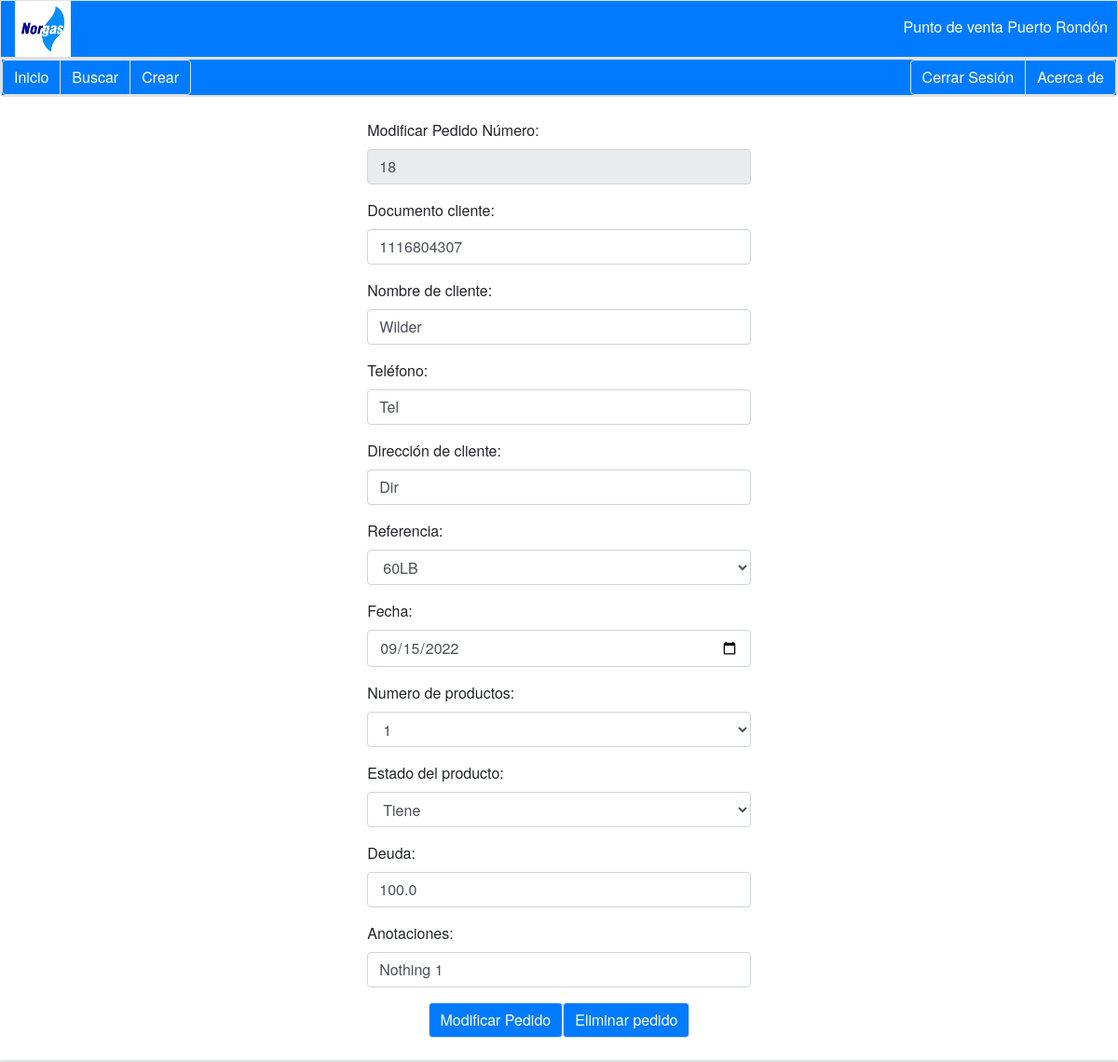
Page /modify/18 (signed in) on the earlier database version.
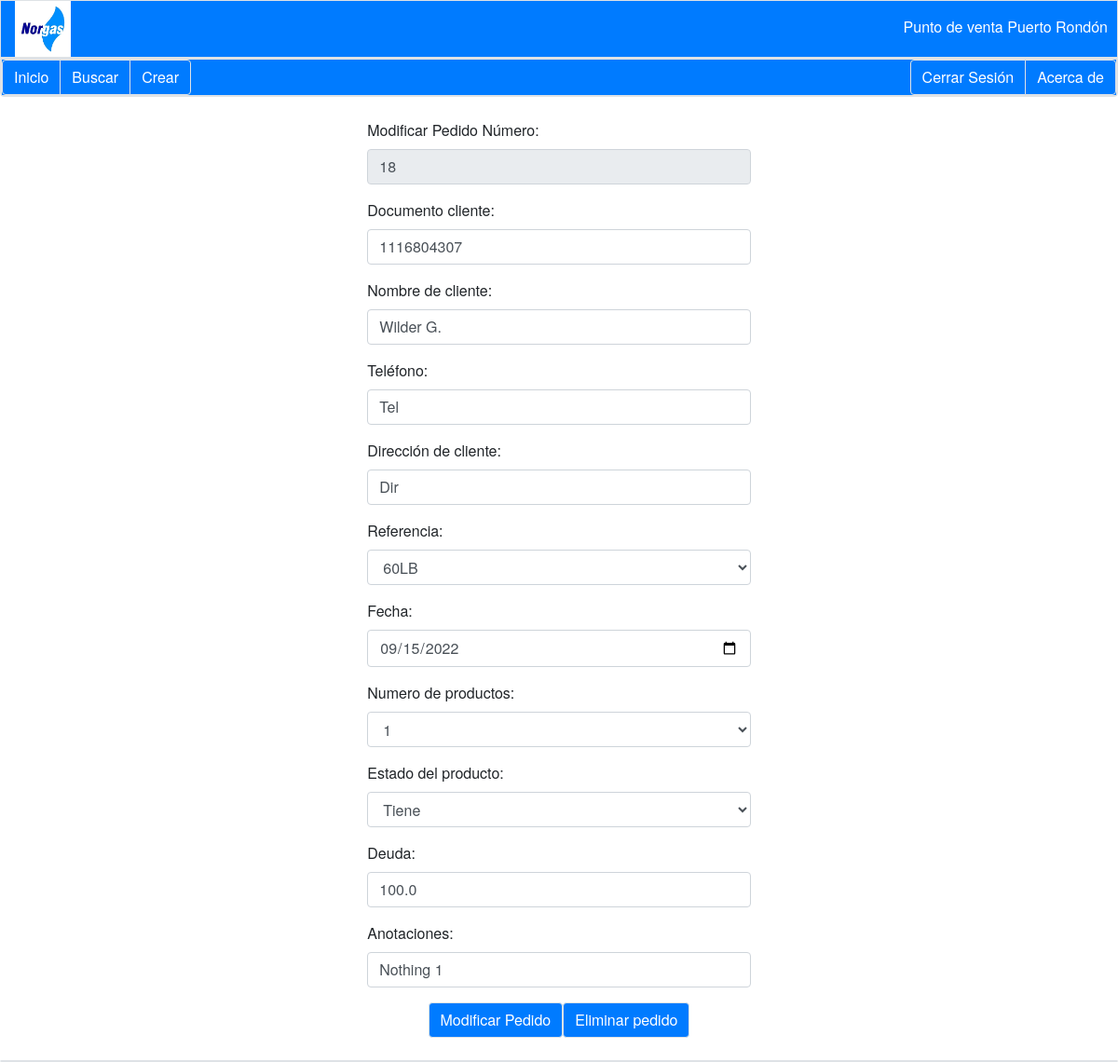
Same page on the later database version.
### tables this page shows
CREATE TABLE BaseDeDatos (
    ID INTEGER PRIMARY KEY AUTOINCREMENT,
    id_cliente            VARCHAR (20)  NOT NULL,
    nombre_completo       VARCHAR (100) NOT NULL,
    telefono              VARCHAR (100) NOT NULL,
    direccion             VARCHAR (100) NOT NULL,
    referencia_producto   VARCHAR (100) NOT NULL,
    num_producto          INT           NOT NULL,
    estado_producto       VARCHAR(30)       NOT NULL,
    deuda                 FLOAT         NOT NULL,
    anotaciones           VARCHAR (200),
    nombre_vendedor       VARCHAR(50)   NOT NULL,
    id_departamento INT NOT NULL,
    id_pedido             INTEGER       NOT NULL,
    fecha_pedido          DATE          NOT NULL,
    
    FOREIGN KEY (id_cliente) REFERENCES Cliente (id_cli),
    FOREIGN KEY (referencia_producto) REFERENCES Producto (referencia_producto),
    FOREIGN KEY (id_pedido) REFERENCES Pedido (id_pedido_now),
    FOREIGN KEY (id_departamento) REFERENCES Venta (id_departamento)
);

### app.py (the view, shortened to what this page needs)
@app.route('/modify/<pedido>', methods=['GET', 'POST'])
def modificar(pedido):
    form = Modificar()
    Datos_Vendedor = Vendedor(session['username'], session['email'])
    data = db.sql_select_pedido(pedido)
    data = data[0]
    print(data)
    print(len(data))
    Datos_Cliente = Cliente(data[1], data[2], data[3], data[4], data[5], data[7], data[8], data[9], data[10], data[12], data[13])
    try:
        if request.method =='GET':
            if 'username' in session:
                usuario = [Datos_Cliente.get_id_pedido(), Datos_Cliente.get_document(), Datos_Cliente.get_name(), Datos_Cliente.get_telf(),
                        Datos_Cliente.get_direccion(), Datos_Cliente.get_ref(), Datos_Cliente.get_fecha_pedido(), Datos_Cliente.get_estado(),
                        Datos_Cliente.get_deuda(), Datos_Cliente.get_anotacion()]
                return render_template('modify.html', form = form, datos = usuario)
            else:
                flash('Error, debe iniciar sesión.')
                return redirect(url_for('login'))
    except:
            return redirect(url_for('search'))

### forms.py
class Modificar(FlaskForm):
    Id_pedido = SelectField('Modificar Pedido Número:', validate_choice=True, choices=[], id="Id_pedido")
    Documento = StringField('Documento cliente:', validators=[DataRequired()], id="id_cliente")
    Nombre = StringField('Nombre de cliente:', validators=[DataRequired()], id="name_cliente")
    Telefono = StringField('Teléfono:', validators=[DataRequired()], id="telefone_cliente")
    Direccion = StringField('Dirección de cliente:', validators=[DataRequired()], id="direccion_cliente")
    Referencia = SelectField('Referencia:', validate_choice=True, choices=['60LB','80LB','100LB'], id="referencia_producto")
    Fecha = DateField('Fecha:', validators=[DataRequired()], id="fecha_pedido")
    Numero = SelectField('Numero de productos:', validate_choice=True, choices=[1,2,3,4,5], coerce=int, id="num_productos")
    Estado = SelectField('Estado del producto:', validate_choice=True, choices=[('Tiene'), ('No Tiene')], id="estado_producto")
    Deuda = StringField('Deuda:', validators=[DataRequired()], id="deuda")
    Anotaciones = StringField('Anotaciones:', id="anotaciones")
    Modificar = SubmitField('Modificar Pedido')

### POO/Cliente.py (called while the page is built)
    def get_name(self):
        return super().get_name()

    def get_document(self):
        return self.document

    def get_telf(self):
        return self.telf

    def get_direccion(self):
        return self.direccion

    def get_ref(self):
        return self.ref

    def get_estado(self):
        return self.estado

    def get_deuda(self):
        return self.deuda

    def get_anotacion(self):
        return self.anotacion

    def get_id_pedido(self):
        return self.id_pedido

    def get_fecha_pedido(self):
        return self.fecha_pedido

### POO/Persona.py (called while the page is built)
    def get_name(self):
        return self.name

### basededatos.py (called while the page is built)
def sql_connection():
    try:
        con = sql.connect('DataBase.db')
        return con
    except Error:
        print(Error)

def sql_select_pedido(pedido):
    str_sql = f"SELECT * FROM BaseDeDatos WHERE id_pedido='{pedido}'"
    try:
        con = sql_connection()
        cursor_Obj = con.cursor()
        cursor_Obj.execute(str_sql)
        datos = cursor_Obj.fetchall()
        con.close()
        return datos
    except Error:
        return 'Error'

### templates/modify.html
{% extends "layout_menu.html" %}
{% block menu %}
    <section class="p-4 d-flex justify-content-center">
        <form action="/modify/{{ datos[0] }}" method="POST">
            <div class="form-group form-row">
                {{form.Id_pedido.label}}
                <input type="text" name="Id_pedido" id="Id_pedido" class="form-control" value="{{ datos[0] }}" readonly>
            </div>
            <div class="form-group form-row">
                {{form.Documento.label}}
                <input type="text" name="Documento" id="Documento" class="form-control" value="{{ datos[1] }}">
            </div>
            <div class="form-group form-row">
                {{form.Nombre.label}}
                <input type="text" name="Nombre" id="Nombre" class="form-control" value="{{ datos[2] }}">
            </div>
            <div class="form-group form-row">
                {{form.Telefono.label}}
                <input type="text" name="Telefono" id="Telefono" class="form-control" value="{{ datos[3] }}">
            </div>
            <div class="form-group form-row">
                {{form.Direccion.label}}
                <input type="text" name="Direccion" id="Direccion" class="form-control" value="{{ datos[4] }}">
            </div>
            <div class="form-group form-row">
                {{form.Referencia.label}}
                {{form.Referencia (class="form-control")}}
            </div>
            <div class="form-group form-row">
                {{form.Fecha.label}}
                <input type="date" name="Fecha" id="Fecha" class="form-control" value="{{ datos[6] }}">
            </div>
            <div class="form-group form-row">
                {{form.Numero.label}}
                {{form.Numero(class="form-control")}}
            </div>
            <div class="form-group form-row">
                {{form.Estado.label}}
                {{form.Estado(class="form-control")}}
            </div>
            <div class="form-group form-row">
                {{form.Deuda.label}}
                <input type="text" name="Deuda" id="Deuda" class="form-control" value="{{ datos[8] }}">
            </div>
            <div class="form-group form-row">
                {{form.Anotaciones.label}}
                <input type="text" name="Anotaciones" id="Anotaciones" class="form-control" value="{{ datos[9] }}">
            </div>
            <div class="d-flex justify-content-center">
                {{form.Modificar (class="btn btn-primary float-left bg-primary border") }} {{form.hidden_tag()}}
                <a class="btn btn-secondary bg-primary border" href="/delete/{{ datos[0] }}">Eliminar pedido</a>
            </div>
        </form>
    </section>
{% endblock menu %}

### templates/layout_menu.html (shortened to what this page needs)
<!DOCTYPE html>
<html lang="en">
    <head>
        <link rel="stylesheet" href="{{ url_for('static', filename='css/style.css' ) }}">
        <link rel="stylesheet" href="https://cdn.jsdelivr.net/npm/bootstrap@4.0.0/dist/css/bootstrap.min.css">
    </head>
    <body>
            <section class="container-fluid bg-primary border">
                <div class="row align-items-center">
                    <div class="col w-25">
                        <a  href="/home"><img src="{{ url_for('static', filename='img/NORGAS.jpg')}}" alt="Inicio" width="60" height="60" /></a>
                    </div>
                    <div class="col text-right border-0 w-75">
                        <a href="/home" class="btn border-0 text-white"><h6>Punto de venta Puerto Rondón</h6></a>
                    </div>
                </div>
            </section>
            <section  class="container-fluid bg-primary border rounded-bottom d-none d-sm-block">
                <div class="row bg-primary border">
                    <div class="btn-group mr-auto" role="group" aria-label="First group">
                        <a class="btn btn-secondary bg-primary border" href="/home">Inicio</a>
                        <a class="btn btn-secondary bg-primary border" href="/search">Buscar</a>
                        <a class="btn btn-secondary bg-primary border" href="/create">Crear</a>
                    </div>
                    <div class="btn-group" role="group" aria-label="Second group">
                        <a class="btn btn-secondary bg-primary border" href="/logout">Cerrar Sesión</a>
                        <a class="btn btn-secondary bg-primary border" href="/about">Acerca de</a>
                    </div>
                </div>
            </section>
            {% block general %}
            {% block menu %}
            {% endblock menu %}
            {% endblock general %}
    </body>
</html>

### static/css/style.css (style rules this page uses)
* { box-sizing: border-box; font-size: 16px; font-family: "Helvetica Neue",Helvetica,Arial,sans-serif; opacity: 1; }
body { background-color: #ffffff; margin: 0; }
@media (min-width:576px) { h6 { position: absolute; top:0; right: 0; font-size: 24px; text-align: center; color: white; float: right; padding: 0px; margin: 25px 10px; width: auto; } }

Differences in the rows shown:
changed BaseDeDatos "Tel": Nombre "Wilder" → "Wilder G."
